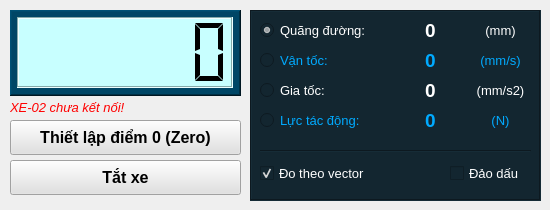
      <widget class="QWidget" name="tab_3">
       <attribute name="title">
        <string>          XE - 02          </string>
       </attribute>
       <widget class="QFrame" name="frame_7">
        <property name="geometry">
         <rect>
          <x>10</x>
          <y>10</y>
          <width>231</width>
          <height>86</height>
         </rect>
        </property>
        <property name="styleSheet">
         <string notr="true">background-color: rgb(0, 70, 102);</string>
        </property>
        <property name="frameShape">
         <enum>QFrame::WinPanel</enum>
        </property>
        <property name="frameShadow">
         <enum>QFrame::Raised</enum>
        </property>
        <widget class="QLCDNumber" name="lcdNumber_Value_2">
         <property name="geometry">
          <rect>
           <x>7</x>
           <y>7</y>
           <width>216</width>
           <height>71</height>
          </rect>
         </property>
         <property name="styleSheet">
          <string notr="true">background-color: rgb(200, 255, 255);
color: rgb(0, 0, 0);</string>
         </property>
         <property name="frameShape">
          <enum>QFrame::Box</enum>
         </property>
         <property name="frameShadow">
          <enum>QFrame::Sunken</enum>
         </property>
         <property name="lineWidth">
          <number>1</number>
         </property>
         <property name="smallDecimalPoint">
          <bool>false</bool>
         </property>
         <property name="digitCount">
          <number>6</number>
         </property>
         <property name="segmentStyle">
          <enum>QLCDNumber::Flat</enum>
         </property>
         <property name="value" stdset="0">
          <double>0.000000000000000</double>
         </property>
         <property name="intValue" stdset="0">
          <number>0</number>
         </property>
        </widget>
       </widget>
       <widget class="QFrame" name="frame_8">
        <property name="geometry">
         <rect>
          <x>250</x>
          <y>10</y>
          <width>291</width>
          <height>191</height>
         </rect>
        </property>
        <property name="styleSheet">
         <string notr="true">background-color: #132630;</string>
        </property>
        <property name="frameShape">
         <enum>QFrame::Box</enum>
        </property>
        <property name="frameShadow">
         <enum>QFrame::Sunken</enum>
        </property>
        <widget class="QLabel" name="label_Display_Car_S2">
         <property name="geometry">
          <rect>
           <x>140</x>
           <y>10</y>
           <width>81</width>
           <height>20</height>
          </rect>
         </property>
         <property name="font">
          <font>
           <pointsize>14</pointsize>
           <bold>true</bold>
          </font>
         </property>
         <property name="styleSheet">
          <string notr="true">color: rgb(255, 255, 255);</string>
         </property>
         <property name="text">
          <string>0</string>
         </property>
         <property name="alignment">
          <set>Qt::AlignCenter</set>
         </property>
        </widget>
        <widget class="QLabel" name="label_Display_Car_F2">
         <property name="geometry">
          <rect>
           <x>140</x>
           <y>100</y>
           <width>81</width>
           <height>20</height>
          </rect>
         </property>
         <property name="font">
          <font>
           <pointsize>14</pointsize>
           <bold>true</bold>
          </font>
         </property>
         <property name="styleSheet">
          <string notr="true">color: rgb(0, 170, 255);</string>
         </property>
         <property name="text">
          <string>0</string>
         </property>
         <property name="alignment">
          <set>Qt::AlignCenter</set>
         </property>
        </widget>
        <widget class="QLabel" name="label_Display_Car_V2">
         <property name="geometry">
          <rect>
           <x>140</x>
           <y>40</y>
           <width>81</width>
           <height>20</height>
          </rect>
         </property>
         <property name="font">
          <font>
           <pointsize>14</pointsize>
           <bold>true</bold>
          </font>
         </property>
         <property name="styleSheet">
          <string notr="true">color: rgb(0, 170, 255);</string>
         </property>
         <property name="text">
          <string>0</string>
         </property>
         <property name="alignment">
          <set>Qt::AlignCenter</set>
         </property>
        </widget>
        <widget class="QLabel" name="label_Display_Car_A2">
         <property name="geometry">
          <rect>
           <x>140</x>
           <y>70</y>
           <width>81</width>
           <height>20</height>
          </rect>
         </property>
         <property name="font">
          <font>
           <pointsize>14</pointsize>
           <bold>true</bold>
          </font>
         </property>
         <property name="styleSheet">
          <string notr="true">color: rgb(255, 255, 255);</string>
         </property>
         <property name="text">
          <string>0</string>
         </property>
         <property name="alignment">
          <set>Qt::AlignCenter</set>
         </property>
        </widget>
        <widget class="QLabel" name="label_Display_Car_Unit_A2">
         <property name="geometry">
          <rect>
           <x>220</x>
           <y>70</y>
           <width>61</width>
           <height>20</height>
          </rect>
         </property>
         <property name="font">
          <font>
           <pointsize>10</pointsize>
           <bold>false</bold>
          </font>
         </property>
         <property name="styleSheet">
          <string notr="true">color: rgb(255, 255, 255);</string>
         </property>
         <property name="text">
          <string>(mm/s2)</string>
         </property>
         <property name="alignment">
          <set>Qt::AlignCenter</set>
         </property>
        </widget>
        <widget class="QLabel" name="label_Display_Car_Unit_F2">
         <property name="geometry">
          <rect>
           <x>220</x>
           <y>100</y>
           <width>61</width>
           <height>20</height>
          </rect>
         </property>
         <property name="font">
          <font>
           <pointsize>10</pointsize>
           <bold>false</bold>
          </font>
         </property>
         <property name="styleSheet">
          <string notr="true">color: rgb(0, 170, 255);</string>
         </property>
         <property name="text">
          <string>(N)</string>
         </property>
         <property name="alignment">
          <set>Qt::AlignCenter</set>
         </property>
        </widget>
        <widget class="QLabel" name="label_Display_Car_Unit_V2">
         <property name="geometry">
          <rect>
           <x>220</x>
           <y>40</y>
           <width>61</width>
           <height>20</height>
          </rect>
         </property>
         <property name="font">
          <font>
           <pointsize>10</pointsize>
           <bold>false</bold>
          </font>
         </property>
         <property name="styleSheet">
          <string notr="true">color: rgb(0, 170, 255);</string>
         </property>
         <property name="text">
          <string>(mm/s)</string>
         </property>
         <property name="alignment">
          <set>Qt::AlignCenter</set>
         </property>
        </widget>
        <widget class="QLabel" name="label_Display_Car_Unit_S2">
         <property name="geometry">
          <rect>
           <x>220</x>
           <y>10</y>
           <width>61</width>
           <height>20</height>
          </rect>
         </property>
         <property name="font">
          <font>
           <pointsize>10</pointsize>
           <bold>false</bold>
          </font>
         </property>
         <property name="styleSheet">
          <string notr="true">color: rgb(255, 255, 255);</string>
         </property>
         <property name="text">
          <string>(mm)</string>
         </property>
         <property name="alignment">
          <set>Qt::AlignCenter</set>
         </property>
        </widget>
        <widget class="QRadioButton" name="radioButton_Display_Car_S2">
         <property name="geometry">
          <rect>
           <x>10</x>
           <y>10</y>
           <width>131</width>
           <height>21</height>
          </rect>
         </property>
         <property name="font">
          <font>
           <pointsize>10</pointsize>
          </font>
         </property>
         <property name="styleSheet">
          <string notr="true">color: rgb(255, 255, 255);</string>
         </property>
         <property name="text">
          <string>Quãng đường:</string>
         </property>
         <property name="checked">
          <bool>true</bool>
         </property>
        </widget>
        <widget class="QRadioButton" name="radioButton_Display_Car_V2">
         <property name="geometry">
          <rect>
           <x>10</x>
           <y>40</y>
           <width>119</width>
           <height>21</height>
          </rect>
         </property>
         <property name="font">
          <font>
           <pointsize>10</pointsize>
          </font>
         </property>
         <property name="styleSheet">
          <string notr="true">color: rgb(0, 170, 255);</string>
         </property>
         <property name="text">
          <string>Vận tốc:</string>
         </property>
        </widget>
        <widget class="QRadioButton" name="radioButton_Display_Car_A2">
         <property name="geometry">
          <rect>
           <x>10</x>
           <y>70</y>
           <width>121</width>
           <height>21</height>
          </rect>
         </property>
         <property name="font">
          <font>
           <pointsize>10</pointsize>
          </font>
         </property>
         <property name="styleSheet">
          <string notr="true">color: rgb(255, 255, 255);</string>
         </property>
         <property name="text">
          <string>Gia tốc:</string>
         </property>
        </widget>
        <widget class="QRadioButton" name="radioButton_Display_Car_F2">
         <property name="geometry">
          <rect>
           <x>10</x>
           <y>100</y>
           <width>121</width>
           <height>20</height>
          </rect>
         </property>
         <property name="font">
          <font>
           <pointsize>10</pointsize>
          </font>
         </property>
         <property name="styleSheet">
          <string notr="true">color: rgb(0, 170, 255);</string>
         </property>
         <property name="text">
          <string>Lực tác động:</string>
         </property>
        </widget>
        <widget class="QCheckBox" name="checkBox_Display_Car_Vector2">
         <property name="geometry">
          <rect>
           <x>10</x>
           <y>150</y>
           <width>111</width>
           <height>27</height>
          </rect>
         </property>
         <property name="font">
          <font>
           <pointsize>10</pointsize>
          </font>
         </property>
         <property name="styleSheet">
          <string notr="true">color: rgb(255, 255, 255);</string>
         </property>
         <property name="text">
          <string>Đo theo vector</string>
         </property>
         <property name="checked">
          <bool>true</bool>
         </property>
        </widget>
        <widget class="Line" name="line_19">
         <property name="geometry">
          <rect>
           <x>10</x>
           <y>140</y>
           <width>271</width>
           <height>3</height>
          </rect>
         </property>
         <property name="orientation">
          <enum>Qt::Horizontal</enum>
         </property>
        </widget>
        <widget class="QCheckBox" name="checkBox_Display_Car_reSign2">
         <property name="geometry">
          <rect>
           <x>200</x>
           <y>150</y>
           <width>81</width>
           <height>27</height>
          </rect>
         </property>
         <property name="font">
          <font>
           <pointsize>10</pointsize>
          </font>
         </property>
         <property name="styleSheet">
          <string notr="true">color: rgb(255, 255, 255);</string>
         </property>
         <property name="text">
          <string>Đảo dấu</string>
         </property>
         <property name="checked">
          <bool>false</bool>
         </property>
        </widget>
       </widget>
       <widget class="QPushButton" name="pushButton_SetZero_Car2">
        <property name="geometry">
         <rect>
          <x>10</x>
          <y>120</y>
          <width>231</width>
          <height>35</height>
         </rect>
        </property>
        <property name="font">
         <font>
          <pointsize>12</pointsize>
          <bold>true</bold>
         </font>
        </property>
        <property name="styleSheet">
         <string notr="true">background-color: rgb(225, 225, 225);</string>
        </property>
        <property name="text">
         <string>Thiết lập điểm 0 (Zero)</string>
        </property>
       </widget>
       <widget class="QPushButton" name="pushButton_Shutdown_Car2">
        <property name="geometry">
         <rect>
          <x>10</x>
          <y>160</y>
          <width>231</width>
          <height>35</height>
         </rect>
        </property>
        <property name="font">
         <font>
          <pointsize>12</pointsize>
          <bold>true</bold>
         </font>
        </property>
        <property name="styleSheet">
         <string notr="true">background-color: rgb(225, 225, 225);</string>
        </property>
        <property name="text">
         <string>Tắt xe</string>
        </property>
       </widget>
       <widget class="QLabel" name="label_CAR02_Connect">
        <property name="geometry">
         <rect>
          <x>10</x>
          <y>96</y>
          <width>231</width>
          <height>22</height>
         </rect>
        </property>
        <property name="font">
         <font>
          <pointsize>10</pointsize>
          <italic>true</italic>
          <bold>false</bold>
         </font>
        </property>
        <property name="styleSheet">
         <string notr="true">color: rgb(255, 0, 0);</string>
        </property>
        <property name="text">
         <string>XE-02 chưa kết nối!</string>
        </property>
       </widget>
      </widget>
